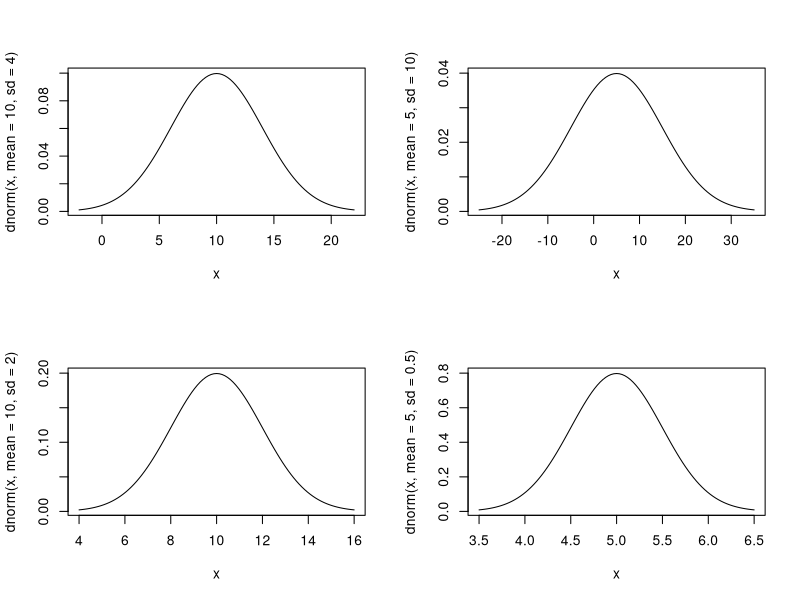
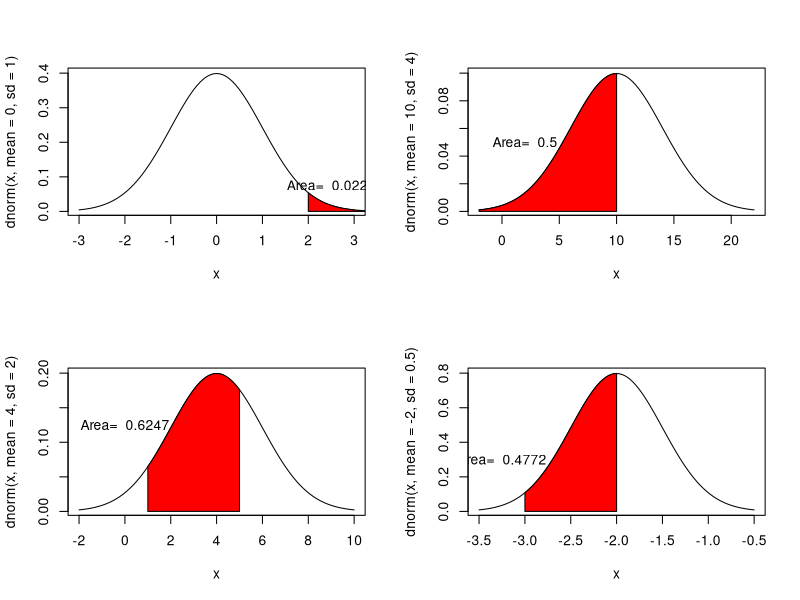
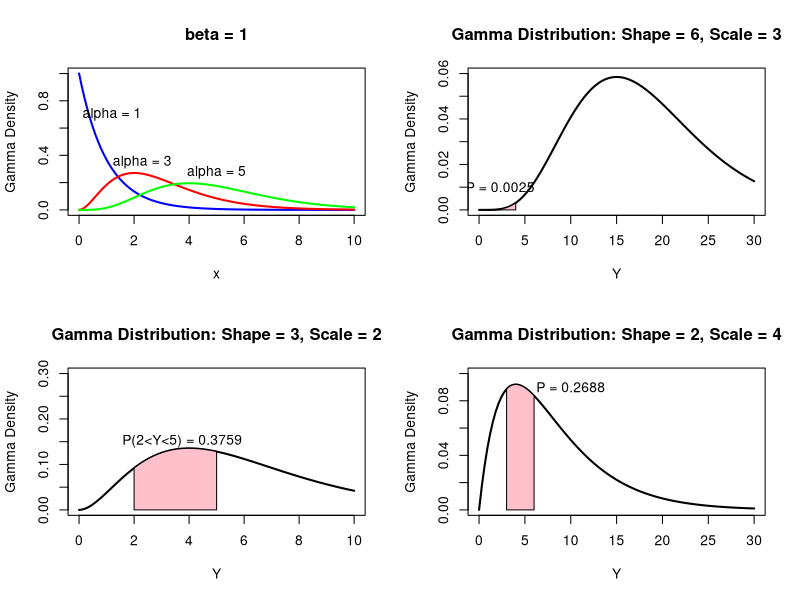
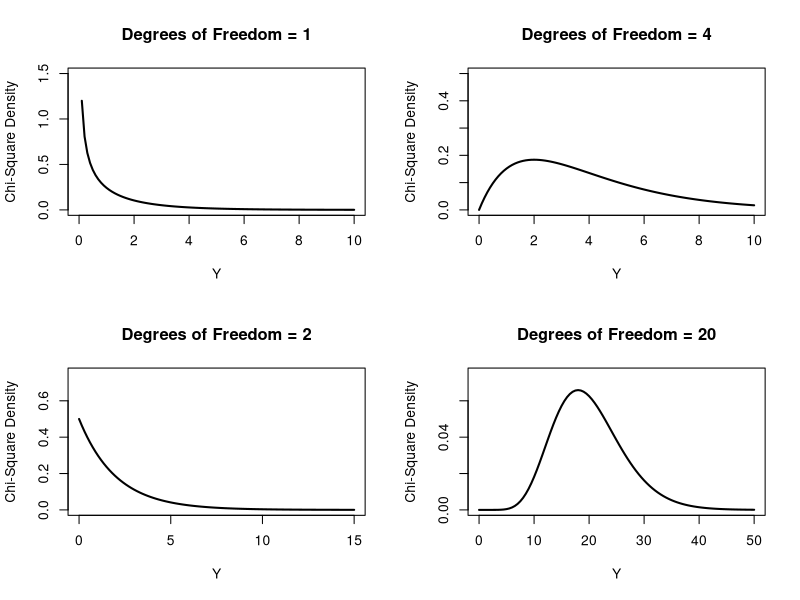
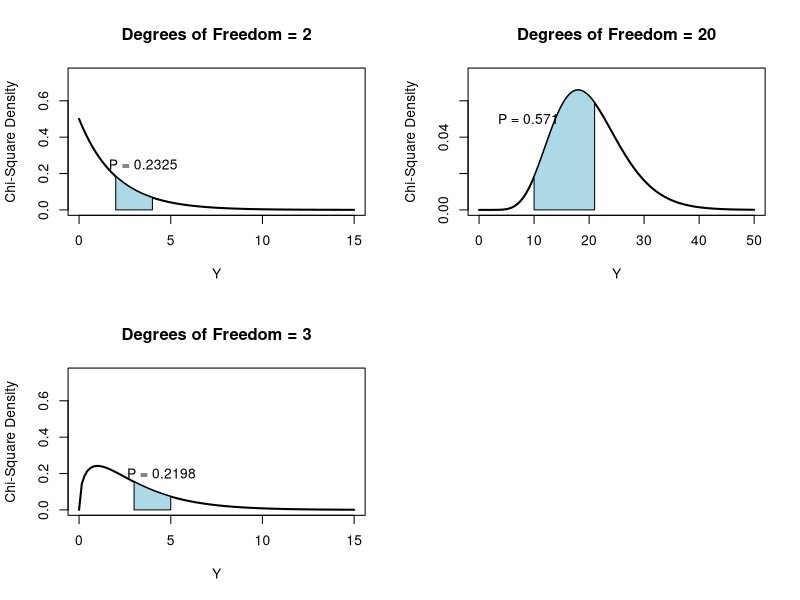
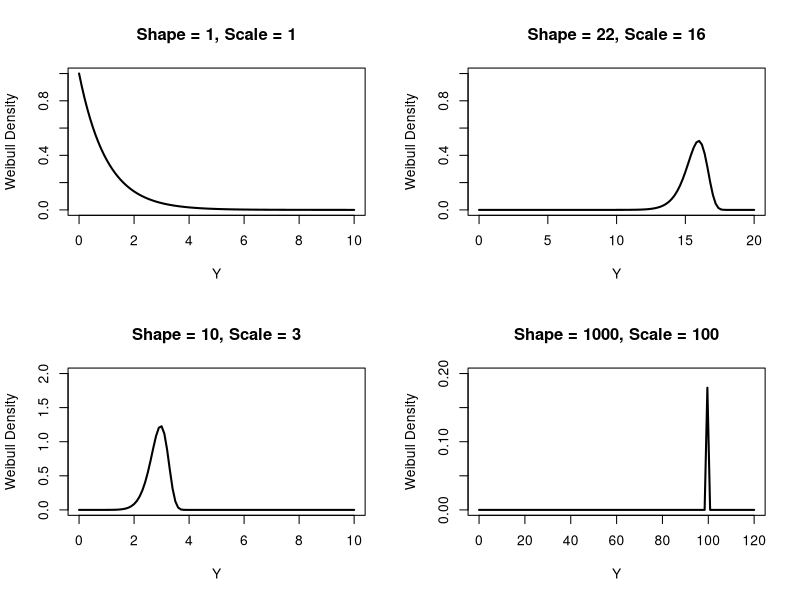
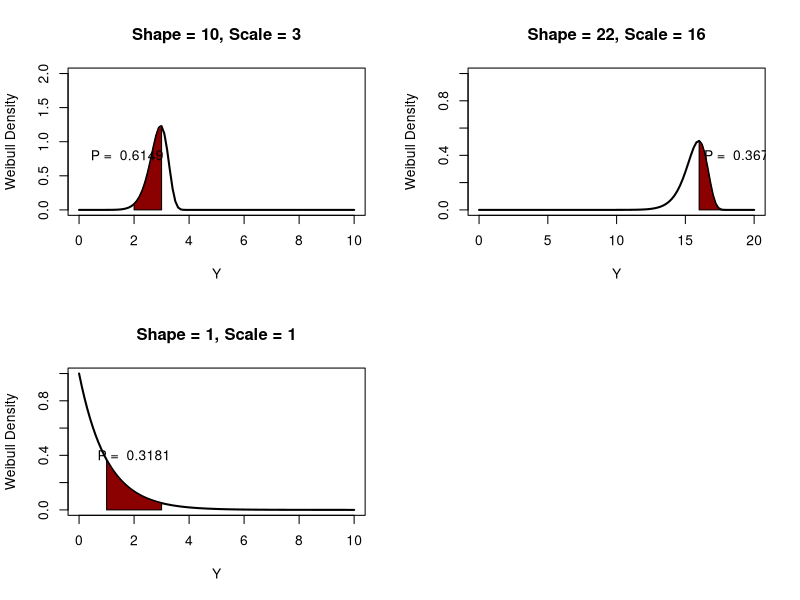
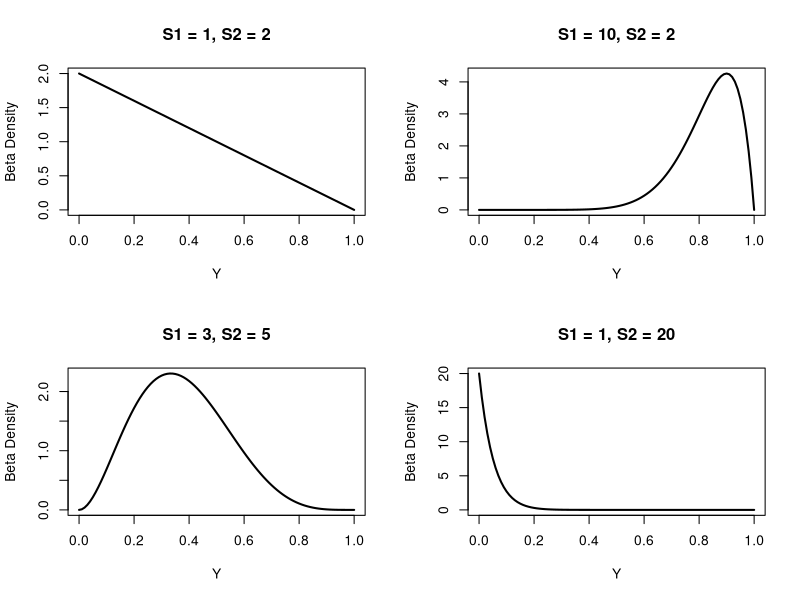

R code for these plots, in order:
## ---- chunk 1
knitr::opts_chunk$set(echo = TRUE)
## ---- chunk 2
getwd()
## ---- chunk 3
layout(matrix(1:4, nr = 2, nc = 2))
#M=10, SD=4
curve(dnorm(x, mean = 10, sd = 4), xlim = c(10 - 3 * 4, 10 + 3 * 4))
#M=10, SD=2
curve(dnorm(x, mean = 10, sd = 2), xlim = c(10 - 3 * 2, 10 + 3 * 2))
#M=5, SD=10
curve(dnorm(x, mean = 5, sd = 10), xlim = c(5 - 3 * 10, 5 + 3 * 10))
#M=5, SD=0.5
curve(dnorm(x, mean = 5, sd = 0.5), xlim = c(5 - 3 * 0.5, 5 + 3 * 0.5))
## ---- chunk 4
# 	Y∼N(0,1),P(Y≥2)
curve(dnorm(x, mean = 0, sd = 1), xlim = c(0 - 3 * 1, 0 + 3 * 1))
xcurve1 = seq(2, 5, length = 1000)
ycurve1 = dnorm(xcurve1, mean = 0, sd = 1)

polygon(c(2, xcurve1, 5), c(0, ycurve1, 0), col = "Red")
area = pnorm(5, mean = 0, sd = 1) - pnorm(2, mean = 0, sd = 1)
area = round(area, 4)

text(x = 2.5, y = 0.075, paste("Area= ", area, sep = " "))
## ---- chunk 5
# Y∼N(μ=4,σ=2),P(1≤Y<5)
curve(dnorm(x, mean = 4, sd = 2), xlim = c(4 - 3 * 2, 4 + 3 * 2))
xcurve2 = seq(1, 5, length = 1000)
ycurve2 = dnorm(xcurve2, mean = 4, sd = 2)

polygon(c(1, xcurve2, 5), c(0, ycurve2, 0), col = "Red")
area2 = pnorm(5, mean = 4, sd = 2) - pnorm(1, mean = 4, sd = 2)
area2 = round(area2, 4)

text(x = 0, y = 0.125, paste("Area= ", area2, sep = " "))
## ---- chunk 6
# 	Y∼N(μ=10,σ=4),P(Y<10)
curve(dnorm(x, mean = 10, sd = 4), xlim = c(10 - 3 * 4, 10 + 3 * 4))
xcurve3 = seq(-2, 10, length = 1000)
ycurve3 = dnorm(xcurve3, mean = 10, sd = 4)

polygon(c(-2, xcurve3, 10), c(0, ycurve3, 0), col = "Red")
area3 = pnorm(10, mean = 10, sd = 4)
area3 = round(area3, 4)

text(x = 2, y = 0.05, paste("Area= ", area3, sep = " "))
## ---- chunk 7
# 	Y∼N(μ=-2,σ=1/2),P(-3<Y≤ -2)
curve(dnorm(x, mean = -2, sd = 0.5), xlim = c(-2 - 3 * 0.5, -2 + 3 * 0.5))
xcurve4 = seq(-3, -2, length = 1000)
ycurve4 = dnorm(xcurve4, mean = -2, sd = 0.5)

polygon(c(-3, xcurve4, -2), c(0, ycurve4, 0), col = "Red")
area4 = pnorm(-2, mean = -2, sd = 0.5) - pnorm(-3, mean = -2, sd = 0.5)
area4 = round(area4, 4)

text(x = -3.25, y = 0.3, paste("Area= ", area4, sep = " "))
## ---- chunk 8
# 	Y∼Gamma(shape=1,scale=1)
curve(dgamma(x,shape = 1, scale = 1), xlim = c(0,10), ylim = c(0,1),
      col = "Blue", lwd = 2, ylab = "Gamma Density", main = "beta = 1")
text(x = 1.2, y = 0.7, paste("alpha =", 1, sep=" "))

# 	Y∼Gamma(shape=3,scale=1)
curve(dgamma(x,shape = 3, scale = 1), xlim = c(0,10), ylim = c(0,1),
      col = "Red", lwd = 2, add = TRUE)
text(x = 2.3, y = 0.35, paste("alpha =", 3, sep=" "))

# 	Y∼Gamma(shape=5,scale=1)
curve(dgamma(x,shape = 5, scale = 1), xlim = c(0,10), ylim = c(0,1),
      col = "Green", lwd = 2, add = TRUE)
text(x = 5, y = 0.275, paste("alpha =", 5, sep = " "))
## ---- chunk 9
# 	Y~Gamma(shape=3,scale=2),P(2<Y<5)
curve(dgamma(x, shape = 3, scale = 2), xlim = c(0,10), ylim = c(0, 0.3),
      lwd = 2, ylab = "Gamma Density", xlab = "Y", main = "Gamma Distribution: Shape = 3, Scale = 2")

xgam1 = seq(2, 5, length = 1000)
ygam1 = dgamma(xgam1, shape = 3, scale = 2)
polygon(c(2, xgam1, 5), c(0, ygam1, 0), col = "Pink")

gprob1 = pgamma(5, shape = 3, scale = 2) - pgamma(2, shape = 3, scale = 2)
gprob1 = round(gprob1, 4)

text(x = 3.75, y = 0.15, paste("P(2<Y<5) =", gprob1, sep = " "))
## ---- chunk 10
#   Y∼Gamma(shape=6,scale=3),P(1≤Y≤4)
curve(dgamma(x, shape = 6, scale = 3), xlim = c(0,30), ylim = c(0, 0.06),
      lwd = 2, ylab = "Gamma Density", xlab = "Y", main = "Gamma Distribution: Shape = 6, Scale = 3")

xgam2 = seq(1, 4, length = 1000)
ygam2 = dgamma(xgam2, shape = 6, scale = 3)
polygon(c(1, xgam2, 4), c(0, ygam2, 0), col = "Pink")

gprob2 = pgamma(4, shape = 6, scale = 3) - pgamma(1, shape = 6, scale = 3)
gprob2 = round(gprob2, 4)

text(x = 2.3, y = 0.01, paste("P =", gprob2, sep = " "))
## ---- chunk 11
#   Y∼Gamma(shape=2,scale=4),P(3≤Y<6)
curve(dgamma(x, shape = 2, scale = 4), xlim = c(0,30), ylim = c(0, 0.1),
      lwd = 2, ylab = "Gamma Density", xlab = "Y", main = "Gamma Distribution: Shape = 2, Scale = 4")

xgam3 = seq(3, 6, length = 1000)
ygam3 = dgamma(xgam3, shape = 2, scale = 4)
polygon(c(3, xgam3, 6), c(0, ygam3, 0), col = "Pink")

gprob3 = pgamma(6, shape = 2, scale = 4) - pgamma(3, shape = 2, scale = 4)
gprob3 = round(gprob3, 4)

text(x = 10, y = 0.09, paste("P =", gprob3, sep = " "))
## ---- chunk 12
layout(matrix(1:4, nr = 2, nc =2))
# Y∼chisq(df=1)
curve(dchisq(x, df = 1), xlim = c(0, 10), ylim = c(0, 1.5), lwd = 2,
      ylab = "Chi-Square Density", xlab = "Y", main = "Degrees of Freedom = 1")

# Y∼chisq(df=2)
curve(dchisq(x, df = 2), xlim = c(0, 15), ylim = c(0, 0.75), lwd = 2,
      ylab = "Chi-Square Density", xlab = "Y", main = "Degrees of Freedom = 2")
# Y∼chisq(df=4)
curve(dchisq(x, df = 4), xlim = c(0, 10), ylim = c(0, 0.5), lwd = 2,
      ylab = "Chi-Square Density", xlab = "Y", main = "Degrees of Freedom = 4")
# Y∼chisq(df=20)
curve(dchisq(x, df = 20), xlim = c(0, 50), ylim = c(0, 0.075), lwd = 2,
      ylab = "Chi-Square Density", xlab = "Y", main = "Degrees of Freedom = 20")
## ---- chunk 13
# 	Y∼chisq(df=2),P(2≤Y≤4)
curve(dchisq(x, df = 2), xlim = c(0, 15), ylim = c(0, 0.75), lwd = 2,
      ylab = "Chi-Square Density", xlab = "Y", main = "Degrees of Freedom = 2")

xchi1 = seq(2, 4, length = 1000)
ychi1 = dchisq(xchi1, df = 2)
polygon(c(2, xchi1, 4), c(0, ychi1, 0), col = "Light Blue")

cprob1 = pchisq(4, df = 2) - pchisq(2, df = 2)
cprob1 = round(cprob1, 4)

text(x = 3.5, y = 0.25, paste("P =", cprob1, sep = " "))
## ---- chunk 14
# 	Y∼chisq(df=3),P(3≤Y≤5)
curve(dchisq(x, df = 3), xlim = c(0, 15), ylim = c(0, 0.75), lwd = 2,
      ylab = "Chi-Square Density", xlab = "Y", main = "Degrees of Freedom = 3")

xchi2 = seq(3, 5, length = 1000)
ychi2 = dchisq(xchi2, df = 3)
polygon(c(3, xchi2, 5), c(0, ychi2, 0), col = "Light Blue")

cprob2 = pchisq(5, df = 3) - pchisq(3, df = 3)
cprob2 = round(cprob2, 4)

text(x = 4.5, y = 0.2, paste("P =", cprob2, sep = " "))
## ---- chunk 15
#   Y∼chisq(df=20),P(10<Y≤21)
curve(dchisq(x, df = 20), xlim = c(0, 50), ylim = c(0, 0.075), lwd = 2,
      ylab = "Chi-Square Density", xlab = "Y", main = "Degrees of Freedom = 20")

xchi3 = seq(10, 21, length = 1000)
ychi3 = dchisq(xchi3, df = 20)
polygon(c(10, xchi3, 21), c(0, ychi3, 0), col = "Light Blue")

cprob3 = pchisq(21, df = 20) - pchisq(10, df = 20)
cprob3 = round(cprob3, 4)

text(x = 9, y = 0.05, paste("P =", cprob3, sep = " "))
## ---- chunk 16
layout(matrix(1:4, nr = 2, nc = 2))
curve(dweibull(x, shape = 1, scale = 1), xlim = c(0, 10), ylim = c(0, 1), lwd = 2,
      ylab = "Weibull Density", xlab = "Y", main = "Shape = 1, Scale = 1")

curve(dweibull(x, shape = 10, scale = 3), xlim = c(0, 10), ylim = c(0, 2), lwd = 2,
      ylab = "Weibull Density", xlab = "Y", main = "Shape = 10, Scale = 3")

curve(dweibull(x, shape = 22, scale = 16), xlim = c(0, 20), ylim = c(0, 1), lwd = 2,
      ylab = "Weibull Density", xlab = "Y", main = "Shape = 22, Scale = 16")

curve(dweibull(x, shape = 1000, scale = 100), xlim = c(0, 120), ylim = c(0, 0.2), lwd = 2,
      ylab = "Weibull Density", xlab = "Y", main = "Shape = 1000, Scale = 100")
## ---- chunk 17
#   weibull(shape = 10, scale = 3), P(2,3)
curve(dweibull(x, shape = 10, scale = 3), xlim = c(0, 10), ylim = c(0, 2), lwd = 2,
      ylab = "Weibull Density", xlab = "Y", main = "Shape = 10, Scale = 3")
xwei1 = seq(2, 3, length = 1000)
ywei1 = dweibull(xwei1, shape = 10, scale = 3)
polygon(c(2, xwei1, 3), c(0, ywei1, 0), col = "Dark Red")

wprob1 = pweibull(3, shape = 10, scale = 3) - pweibull(2, shape = 10, scale = 3)
wprob1 = round(wprob1, 4)

text(x = 1.75, y = 0.8, paste("P = ", wprob1, sep = " "))
## ---- chunk 18
#   weibull(shape = 1, scale = 1), P(1,3)
curve(dweibull(x, shape = 1, scale = 1), xlim = c(0, 10), ylim = c(0, 1), lwd = 2,
      ylab = "Weibull Density", xlab = "Y", main = "Shape = 1, Scale = 1")
xwei2 = seq(1, 3, length = 1000)
ywei2 = dweibull(xwei2, shape = 1, scale = 1)
polygon(c(1, xwei2, 3), c(0, ywei2, 0), col = "Dark Red")

wprob2 = pweibull(3, shape = 1, scale = 1) - pweibull(1, shape = 1, scale = 1)
wprob2 = round(wprob2, 4)

text(x = 2, y = 0.4, paste("P = ", wprob2, sep = " "))
## ---- chunk 19
#   weibull(shape = 22, scale = 16), P(16,18)
curve(dweibull(x, shape = 22, scale = 16), xlim = c(0, 20), ylim = c(0, 1), lwd = 2,
      ylab = "Weibull Density", xlab = "Y", main = "Shape = 22, Scale = 16")
xwei3 = seq(16, 18, length = 1000)
ywei3 = dweibull(xwei3, shape = 22, scale = 16)
polygon(c(16, xwei3, 18), c(0, ywei3, 0), col = "Dark Red")

wprob3 = pweibull(18, shape = 22, scale = 16) - pweibull(16, shape = 22, scale = 16)
wprob3 = round(wprob3, 4)

text(x = 19, y = 0.4, paste("P = ", wprob3, sep = " "))
## ---- chunk 20
layout(matrix(1:4, nr = 2, nc = 2))
curve(dbeta(x, shape1 = 1, shape2 = 2), xlim  = c(0,1), lwd = 2, ylab = "Beta Density", xlab = "Y", main = "S1 = 1, S2 = 2")
curve(dbeta(x, shape1 = 3, shape2 = 5), xlim  = c(0,1), lwd = 2, ylab = "Beta Density", xlab = "Y", main = "S1 = 3, S2 = 5")
curve(dbeta(x, shape1 = 10, shape2 = 2), xlim  = c(0,1), lwd = 2, ylab = "Beta Density", xlab = "Y", main = "S1 = 10, S2 = 2")
curve(dbeta(x, shape1 = 1, shape2 = 20), xlim  = c(0,1), lwd = 2, ylab = "Beta Density", xlab = "Y", main = "S1 = 1, S2 = 20")
## ---- chunk 21
# P(0.2, 0.4)
curve(dbeta(x, shape1 = 1, shape2 = 2), xlim  = c(0,1), lwd = 2, ylab = "Beta Density", xlab = "Y", main = "S1 = 1, S2 = 2")

xbet1 = seq(0.2, 0.4, length = 1000)
ybet1 = dbeta(xbet1, shape1 = 1, shape2 = 2)
polygon(c(0.2, xbet1, 0.4), c(0, ybet1, 0), col = "Orange")

pbeta1 = pbeta(0.4, shape1 = 1, shape2 = 2) - pbeta(0.2, shape1 = 1, shape2 = 2)
pbeta1 = round(pbeta1, 4)

text(x = 0.42, y = 1.5, paste("P =", pbeta1, sep = " "))
## ---- chunk 22
# P(0.2, 0.4)
curve(dbeta(x, shape1 = 3, shape2 = 5), xlim  = c(0,1), lwd = 2, ylab = "Beta Density", xlab = "Y", main = "S1 = 1, S2 = 2")

xbet2 = seq(0.2, 0.4, length = 1000)
ybet2 = dbeta(xbet2, shape1 = 3, shape2 = 5)
polygon(c(0.2, xbet2, 0.4), c(0, ybet2, 0), col = "Orange")

pbeta2 = pbeta(0.4, shape1 = 3, shape2 = 5) - pbeta(0.2, shape1 = 3, shape2 = 5)
pbeta2 = round(pbeta2, 4)

text(x = 0.075, y = 2, paste("P =", pbeta2, sep = " "))
## ---- chunk 23
# P(0.2, 0.4)
curve(dbeta(x, shape1 = 10, shape2 = 2), xlim  = c(0,1), lwd = 2, ylab = "Beta Density", xlab = "Y", main = "S1 = 10, S2 = 2")

xbet3 = seq(0.6, 0.8, length = 1000)
ybet3 = dbeta(xbet3, shape1 = 10, shape2 = 2)
polygon(c(0.6, xbet3, 0.8), c(0, ybet3, 0), col = "Orange")

pbeta3 = pbeta(0.8, shape1 = 10, shape2 = 2) - pbeta(0.6, shape1 = 10, shape2 = 2)
pbeta3 = round(pbeta3, 4)

text(x = 0.59, y = 2, paste("P =", pbeta3, sep = " "))
